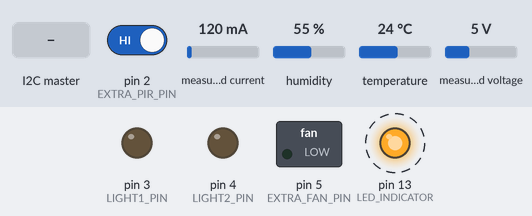
A sketch run on a simulated Arduino Nano, built with avr-gcc and run on an emulated ATmega328P. Parts: switched loads named in the sketch (green lamp = pin HIGH), output pins drawn as LEDs (lit = HIGH). Dashed ring = blinking. Inputs (shaded band) come from the test bench; at power-on: pin 2 (EXTRA_PIR_PIN) HIGH, measured current 120 mA, humidity 55 %, temperature 24 °C, measured voltage 5 V. What the sketch prints to the serial monitor is not drawn.

Above: at 6.3 s.
6.4 s: the I2C master sends the byte 1
At 9.1 s:
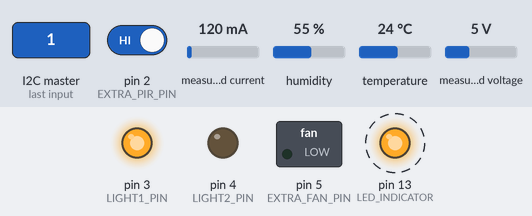
14.2 s: the I2C master sends the byte 2
At 16.8 s:
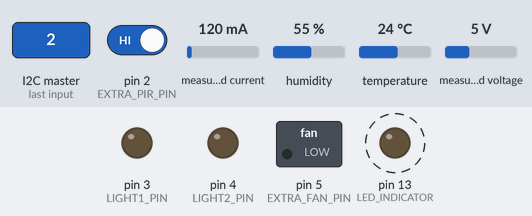
Timing chart, 0 to 26.2 s (numbered marks = the images above; inputs shaded):
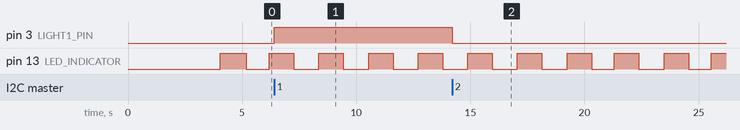

The sketch:

Arduino_Nano_I2C_Slave.ino
```cpp
/*
 * Arduino Nano - I2C Slave for ESP8266
 * Acts as I/O expansion for ESP8266
 * Handles additional sensors and devices
 * Now includes PZEM-004T AC power monitoring + DHT22 sensor
 */

#include <Wire.h>
#include <PZEM004Tv30.h>
#include <SoftwareSerial.h>
#include <DHT.h>

// PZEM-004T Software Serial pins
#define PZEM_RX_PIN        10  // Connect to PZEM TX
#define PZEM_TX_PIN        11  // Connect to PZEM RX

// DHT22 Sensor pin
#define DHT_PIN            12  // DHT22 data pin
#define DHTTYPE            DHT22

// I2C Slave Address
#define I2C_SLAVE_ADDRESS 0x08

// Pin Definitions - Controlling ESP's D1/D2 lights via Nano
#define LIGHT1_PIN         3   // Light 1 (was ESP D1/GPIO5)
#define LIGHT2_PIN         4   // Light 2 (was ESP D2/GPIO4)
#define EXTRA_PIR_PIN      2   // Additional PIR sensor
#define EXTRA_FAN_PIN      5   // Extra fan (PWM capable)
#define LED_INDICATOR      13  // Built-in LED for status

// PZEM-004T instance
SoftwareSerial pzemSerial(PZEM_RX_PIN, PZEM_TX_PIN);
PZEM004Tv30 pzem(pzemSerial);

// DHT22 instance
DHT dht(DHT_PIN, DHTTYPE);

// PZEM data variables
float voltage = 0.0;
float current = 0.0;
float power = 0.0;
float energy = 0.0;
float frequency = 0.0;
float powerFactor = 0.0;

// DHT22 data variables
float temperature = 0.0;
float humidity = 0.0;

// Sensor data structure
struct SensorData {
  bool motion;
  int temperature;  // Now from DHT22
  int humidity;     // Added humidity from DHT22
  int gasLevel;     // Not used (set to 0)
  bool light1State;
  bool light2State;
  int fanSpeed;
};

SensorData sensorData;

// Command from ESP8266
byte command = 0;
byte commandData = 0;

void setup() {
  Serial.begin(115200);
  delay(500);

  // Clear startup banner
  Serial.println(F("\n\n========================================"));
  Serial.println(F("  Arduino Nano I2C Slave v2.1"));
  Serial.println(F("  DHT22 + PZEM-004T Monitor"));
  Serial.println(F("========================================"));
  Serial.println();

  // Initialize I2C as slave
  Wire.begin(I2C_SLAVE_ADDRESS);
  Wire.onReceive(receiveEvent);
  Wire.onRequest(requestEvent);
  Serial.println(F("✓ I2C Slave: Address 0x08"));

  // Initialize PZEM-004T
  Serial.print(F("Initializing PZEM-004T... "));
  pzemSerial.begin(9600);
  delay(1000);

  // Test PZEM
  float testVoltage = pzem.voltage();
  delay(500);

  if (!isnan(testVoltage) && testVoltage > 0) {
    Serial.print(F("✓ OK: "));
    Serial.print(testVoltage);
    Serial.println(F("V"));
  } else {
    Serial.println(F("✗ FAIL!"));
    Serial.println(F("  Check: AC Power, RX/TX pins, Load connected"));
  }

  // Initialize DHT22
  Serial.print(F("Initializing DHT22 on D12... "));
  dht.begin();
  delay(2000);  // DHT22 needs 2 seconds to stabilize after power on

  // Test DHT22 immediately
  float testTemp = dht.readTemperature();
  float testHum = dht.readHumidity();

  if (!isnan(testTemp) && !isnan(testHum)) {
    Serial.print(F("✓ OK: "));
    Serial.print(testTemp);
    Serial.print(F("°C, "));
    Serial.print(testHum);
    Serial.println(F("%"));
  } else {
    Serial.println(F("✗ FAIL!"));
    Serial.println(F("  Wiring Check:"));
    Serial.println(F("    DHT22 VCC   -> Arduino 5V"));
    Serial.println(F("    DHT22 DATA  -> Arduino D12 (with 10K pullup to 5V)"));
    Serial.println(F("    DHT22 GND   -> Arduino GND"));
    Serial.println(F("  Note: DHT22 requires 10K pullup resistor!"));
  }

  // Setup pins
  pinMode(EXTRA_PIR_PIN, INPUT);
  pinMode(LIGHT1_PIN, OUTPUT);
  pinMode(LIGHT2_PIN, OUTPUT);
  pinMode(EXTRA_FAN_PIN, OUTPUT);
  pinMode(LED_INDICATOR, OUTPUT);

  digitalWrite(LIGHT1_PIN, LOW);
  digitalWrite(LIGHT2_PIN, LOW);
  analogWrite(EXTRA_FAN_PIN, 0);
  digitalWrite(LED_INDICATOR, HIGH);

  Serial.println();
  Serial.println(F("========================================"));
  Serial.println(F("  System Ready!"));
  Serial.println(F("  Monitoring DHT22 every 2 seconds"));
  Serial.println(F("  Serial Monitor: 115200 baud"));
  Serial.println(F("========================================"));
  Serial.println();

  // Initial PZEM read
  delay(1000);
  readPZEMData();
}

void loop() {
  // Serial commands
  if (Serial.available()) {
    char cmd = Serial.read();
    if (cmd == 't' || cmd == 'T') {
      readPZEMData();
    } else if (cmd == 'r' || cmd == 'R') {
      pzem.resetEnergy();
      Serial.println(F("Energy reset"));
    }
  }

  // Read DHT22 every 2 seconds (DHT22 needs time between reads)
  static unsigned long lastDhtRead = 0;
  if (millis() - lastDhtRead >= 2000) {
    lastDhtRead = millis();

    // Add debug timestamp
    Serial.print(F("["));
    Serial.print(millis() / 1000);
    Serial.print(F("s] Reading DHT22... "));

    temperature = dht.readTemperature();
    humidity = dht.readHumidity();

    if (!isnan(temperature) && !isnan(humidity)) {
      sensorData.temperature = (int)(temperature * 10);
      sensorData.humidity = (int)(humidity * 10);

      // Print DHT22 data to Serial Monitor with clear formatting
      Serial.print(F("✓ DHT22 | Temp: "));
      Serial.print(temperature, 1);
      Serial.print(F("°C | Humidity: "));
      Serial.print(humidity, 1);
      Serial.print(F("% | Raw: T="));
      Serial.print(sensorData.temperature);
      Serial.print(F(" H="));
      Serial.println(sensorData.humidity);
    } else {
      Serial.print(F("✗ FAILED | T="));
      Serial.print(temperature);
      Serial.print(F(" H="));
      Serial.println(humidity);
      Serial.println(F("   Check: DHT22 wiring, power, 10K pullup resistor on DATA"));
    }
  }

  sensorData.motion = digitalRead(EXTRA_PIR_PIN);
  sensorData.gasLevel = 0;

  // Read PZEM every 2 seconds
  static unsigned long lastPzemRead = 0;
  if (millis() - lastPzemRead > 2000) {
    lastPzemRead = millis();
    readPZEMData();
  }

  // Blink LED
  static unsigned long lastBlink = 0;
  if (millis() - lastBlink > 1000) {
    digitalWrite(LED_INDICATOR, !digitalRead(LED_INDICATOR));
    lastBlink = millis();
  }

  delay(100);
}

// Read PZEM-004T power monitoring data
void readPZEMData() {
  voltage = pzem.voltage();
  current = pzem.current();
  power = pzem.power();
  energy = pzem.energy();
  frequency = pzem.frequency();
  powerFactor = pzem.pf();

  if (!isnan(voltage) && voltage > 0) {
    Serial.print(F("⚡ PZEM | V:"));
    Serial.print(voltage, 1);
    Serial.print(F("V | A:"));
    Serial.print(current, 2);
    Serial.print(F("A | W:"));
    Serial.print(power, 0);
    Serial.print(F("W | Hz:"));
    Serial.print(frequency, 1);
    Serial.print(F(" | PF:"));
    Serial.println(powerFactor, 2);
  } else {
    Serial.println(F("⚡ PZEM | No load or disconnected"));
  }
}

void receiveEvent(int numBytes) {
  if (numBytes >= 1) {
    command = Wire.read();
    if (numBytes >= 2) {
      commandData = Wire.read();
    }
    executeCommand(command, commandData);
  }
}

void requestEvent() {
  byte dataPacket[32];

  dataPacket[0] = sensorData.motion ? 1 : 0;
  dataPacket[1] = (sensorData.temperature >> 8) & 0xFF;
  dataPacket[2] = sensorData.temperature & 0xFF;
  dataPacket[3] = (sensorData.humidity >> 8) & 0xFF;
  dataPacket[4] = sensorData.humidity & 0xFF;
  dataPacket[5] = sensorData.fanSpeed;

  int voltageInt = (int)(voltage * 100);
  int currentInt = (int)(current * 100);
  int powerInt = (int)(power);
  int energyInt = (int)(energy * 100);
  int frequencyInt = (int)(frequency * 100);
  int pfInt = (int)(powerFactor * 100);

  dataPacket[6] = (voltageInt >> 8) & 0xFF;
  dataPacket[7] = voltageInt & 0xFF;
  dataPacket[8] = (currentInt >> 8) & 0xFF;
  dataPacket[9] = currentInt & 0xFF;
  dataPacket[10] = (powerInt >> 8) & 0xFF;
  dataPacket[11] = powerInt & 0xFF;
  dataPacket[12] = (energyInt >> 8) & 0xFF;
  dataPacket[13] = energyInt & 0xFF;
  dataPacket[14] = (frequencyInt >> 8) & 0xFF;
  dataPacket[15] = frequencyInt & 0xFF;
  dataPacket[16] = (pfInt >> 8) & 0xFF;
  dataPacket[17] = pfInt & 0xFF;

  dataPacket[18] = sensorData.light1State ? 1 : 0;
  dataPacket[19] = sensorData.light2State ? 1 : 0;

  for (int i = 20; i < 32; i++) {
    dataPacket[i] = 0;
  }

  Wire.write(dataPacket, 32);
}

void executeCommand(byte cmd, byte data) {
  switch(cmd) {
    case 0x01:
      digitalWrite(LIGHT1_PIN, HIGH);
      sensorData.light1State = true;
      break;
    case 0x02:
      digitalWrite(LIGHT1_PIN, LOW);
      sensorData.light1State = false;
      break;
    case 0x03:
      digitalWrite(LIGHT2_PIN, HIGH);
      sensorData.light2State = true;
      break;
    case 0x04:
      digitalWrite(LIGHT2_PIN, LOW);
      sensorData.light2State = false;
      break;
    case 0x10:
      analogWrite(EXTRA_FAN_PIN, data);
      sensorData.fanSpeed = data;
      break;
    case 0xFF:
      digitalWrite(LIGHT1_PIN, LOW);
      digitalWrite(LIGHT2_PIN, LOW);
      analogWrite(EXTRA_FAN_PIN, 0);
      sensorData.light1State = false;
      sensorData.light2State = false;
      break;
  }
}
```

Measured:
- after the input at 6.4 s, pin 3 (LIGHT1_PIN): LOW → HIGH at once
- after the input at 14.2 s, pin 3 (LIGHT1_PIN): HIGH → LOW at once
- by itself, pin 13 (LED_INDICATOR): alternates HIGH for 1.1 s and LOW for 1.1 s
